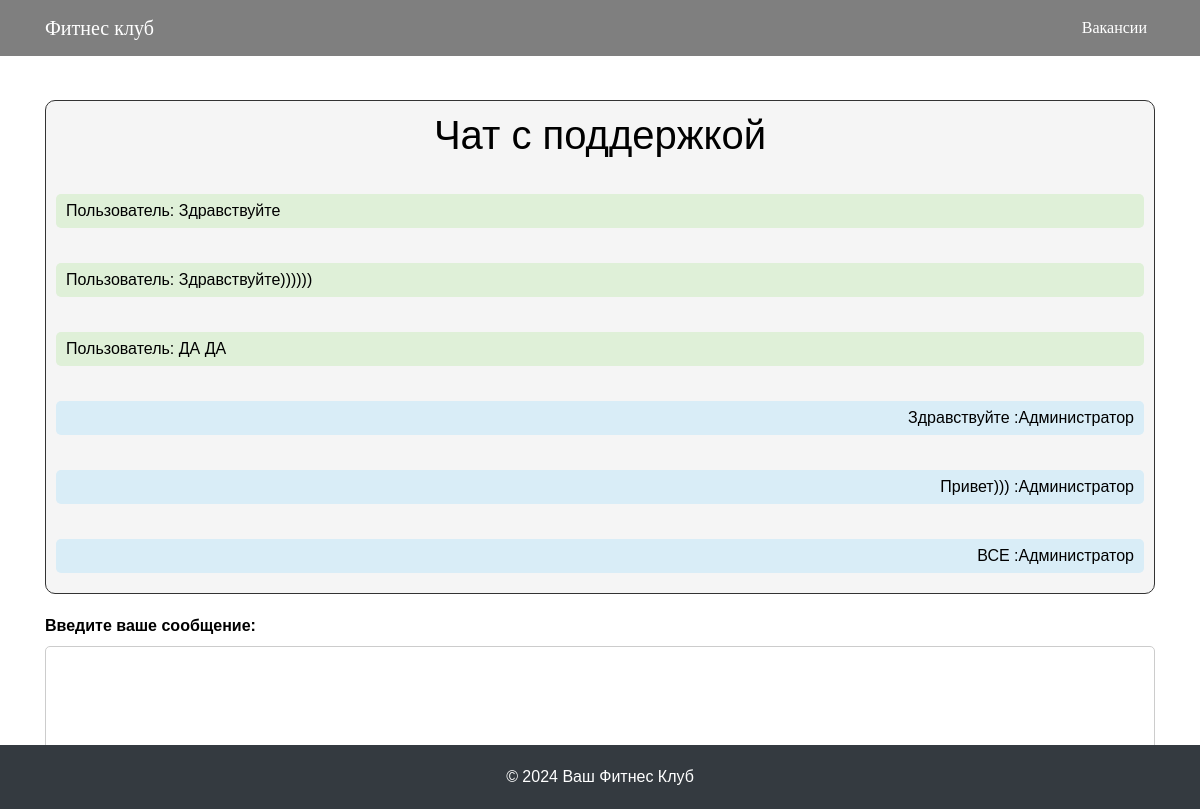
/admi_page.php, run on the app's committed database.
### tables this page shows
CREATE TABLE `user_chat` (
  `id` int NOT NULL,
  `message` text,
  `sender` varchar(50) DEFAULT NULL
);

CREATE TABLE `admin_chat` (
  `id` int NOT NULL,
  `message` text,
  `sender` varchar(50) DEFAULT NULL
);

### admi_page.php (the view, shortened to what this page needs)
<?php
$servername = "localhost";
$username = "root";
$password = "";
$database = "chat_database";
$conn = new mysqli($servername, $username, $password, $database);
$sqlUserChat = "SELECT * FROM user_chat ORDER BY id ASC";
$sqlAdminChat = "SELECT * FROM admin_chat ORDER BY id ASC";
$resultUserChat = $conn->query($sqlUserChat);
$resultAdminChat = $conn->query($sqlAdminChat);
?>
<!DOCTYPE html>
<html lang="en">
<head>
    <link rel="stylesheet" href="https://maxcdn.bootstrapcdn.com/bootstrap/4.5.2/css/bootstrap.min.css">
</head>
<body>
<nav class="navbar navbar-expand-md navbar-light fixed-top bg-transparent">
    <div class="container">
        <a class="navbar-brand" href="#">Фитнес клуб</a>
        <div class="collapse navbar-collapse" id="navbarNav">
            <ul class="navbar-nav ml-auto">
                <li class="nav-item"><a class="nav-link" href="admin_page.php">Вакансии</a></li>
            </ul>
        </div>
    </div>
</nav>
<footer class="footer">
    <div class="container">
        <span>© 2024 Ваш Фитнес Клуб</span>
    </div>
</footer>
<div class="container mt-5">
    <div id="chat-container">
        <h1 class="text-center mb-4">Чат с поддержкой</h1>
        <?php
        if ($resultUserChat->num_rows > 0) {
            while($row = $resultUserChat->fetch_assoc()) {
                echo '<div class="message user-message">Пользователь: ' . $row['message'] . '</div>';
            }
        }
        if ($resultAdminChat->num_rows > 0) {
            while($row = $resultAdminChat->fetch_assoc()) {
                echo '<div class="message admin-message">' . $row['message'] . ' :Администратор</div>';
            }
        }
        ?>
    </div>
    <form id="message-form" method="post">
        <label for="message">Введите ваше сообщение:</label><br>
        <textarea id="message" name="message" rows="4" required></textarea><br>
        <button type="submit" class="btn btn-primary">Отправить</button>
    </form>
</div>
</body>
</html>

### admi_page.php (style rules this page uses)
body { background-image: url('222.png'); background-size: cover; background-position: center; background-repeat: no-repeat; color: black; font-family: Arial, sans-serif; }
.navbar { background-color: rgba(0, 0, 0, 0.5) !important; font-family: 'Butcherman', cursive; }
.navbar-brand { color: white !important; display: inline; }
.navbar-nav .nav-link { font-family: 'Butcherman', cursive; color: white !important; }
.footer { position: fixed; bottom: 0; width: 100%; background-color: #343a40; color: white; text-align: center; padding: 20px 0; }
#chat-container { max-height: calc(100vh - 250px); overflow-y: auto; border: 1px solid #333; border-radius: 10px; padding: 10px; background-color: #F5F5F5; margin-top: 100px; }
#message { width: 100%; resize: none; margin-bottom: 10px; background-color: ; border: 1px solid #ccc; border-radius: 5px; padding: 5px; }
#chat-container * { margin-top: 35px; }
#chat-container h1 { margin-top: 0; }
.message { margin-bottom: 10px; padding: 5px 10px; border-radius: 5px; }
.user-message { background-color: #dff0d8; text-align: left; }
.admin-message { background-color: #d9edf7; text-align: right; }
#message-form { margin-top: 20px; }
#message-form label { font-weight: bold; }
#message-form textarea { width: 100%; resize: none; margin-bottom: 10px; }

### data on the page
user_chat: message "Здравствуйте"
user_chat: message "Здравствуйте))))))"
user_chat: message "ДА ДА"
admin_chat: message "Здравствуйте"
admin_chat: message "Привет)))"
admin_chat: message "ВСЕ"
